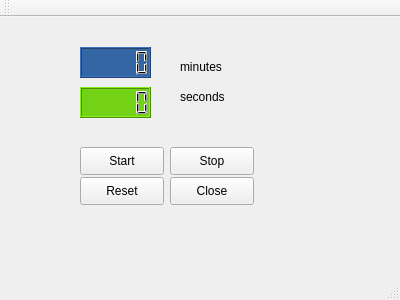
<?xml version="1.0" encoding="UTF-8"?>
<ui version="4.0">
 <class>MainWindow</class>
 <widget class="QMainWindow" name="MainWindow">
  <property name="geometry">
   <rect>
    <x>0</x>
    <y>0</y>
    <width>400</width>
    <height>300</height>
   </rect>
  </property>
  <property name="windowTitle">
   <string>MainWindow</string>
  </property>
  <widget class="QWidget" name="centralWidget">
   <widget class="QLCDNumber" name="lcdNumberMin">
    <property name="geometry">
     <rect>
      <x>80</x>
      <y>30</y>
      <width>71</width>
      <height>31</height>
     </rect>
    </property>
    <property name="styleSheet">
     <string notr="true">background-color: rgb(52, 101, 164);</string>
    </property>
   </widget>
   <widget class="QLCDNumber" name="lcdNumberSec">
    <property name="geometry">
     <rect>
      <x>80</x>
      <y>70</y>
      <width>71</width>
      <height>31</height>
     </rect>
    </property>
    <property name="styleSheet">
     <string notr="true">background-color: rgb(115, 210, 22);</string>
    </property>
   </widget>
   <widget class="QLabel" name="label">
    <property name="geometry">
     <rect>
      <x>180</x>
      <y>40</y>
      <width>63</width>
      <height>20</height>
     </rect>
    </property>
    <property name="text">
     <string>minutes</string>
    </property>
   </widget>
   <widget class="QLabel" name="label_2">
    <property name="geometry">
     <rect>
      <x>180</x>
      <y>70</y>
      <width>63</width>
      <height>20</height>
     </rect>
    </property>
    <property name="text">
     <string>seconds</string>
    </property>
   </widget>
   <widget class="QPushButton" name="startButton">
    <property name="geometry">
     <rect>
      <x>80</x>
      <y>130</y>
      <width>84</width>
      <height>28</height>
     </rect>
    </property>
    <property name="text">
     <string>Start</string>
    </property>
   </widget>
   <widget class="QPushButton" name="stopButton">
    <property name="geometry">
     <rect>
      <x>170</x>
      <y>130</y>
      <width>84</width>
      <height>28</height>
     </rect>
    </property>
    <property name="text">
     <string>Stop</string>
    </property>
   </widget>
   <widget class="QPushButton" name="resetButton">
    <property name="geometry">
     <rect>
      <x>80</x>
      <y>160</y>
      <width>84</width>
      <height>28</height>
     </rect>
    </property>
    <property name="text">
     <string>Reset</string>
    </property>
   </widget>
   <widget class="QPushButton" name="closeButton">
    <property name="geometry">
     <rect>
      <x>170</x>
      <y>160</y>
      <width>84</width>
      <height>28</height>
     </rect>
    </property>
    <property name="text">
     <string>Close</string>
    </property>
   </widget>
  </widget>
  <widget class="QMenuBar" name="menuBar">
   <property name="geometry">
    <rect>
     <x>0</x>
     <y>0</y>
     <width>400</width>
     <height>25</height>
    </rect>
   </property>
  </widget>
  <widget class="QToolBar" name="mainToolBar">
   <attribute name="toolBarArea">
    <enum>TopToolBarArea</enum>
   </attribute>
   <attribute name="toolBarBreak">
    <bool>false</bool>
   </attribute>
  </widget>
  <widget class="QStatusBar" name="statusBar"/>
 </widget>
 <layoutdefault spacing="6" margin="11"/>
 <resources/>
 <connections>
  <connection>
   <sender>closeButton</sender>
   <signal>clicked()</signal>
   <receiver>MainWindow</receiver>
   <slot>close()</slot>
   <hints>
    <hint type="sourcelabel">
     <x>211</x>
     <y>215</y>
    </hint>
    <hint type="destinationlabel">
     <x>199</x>
     <y>149</y>
    </hint>
   </hints>
  </connection>
 </connections>
</ui>
